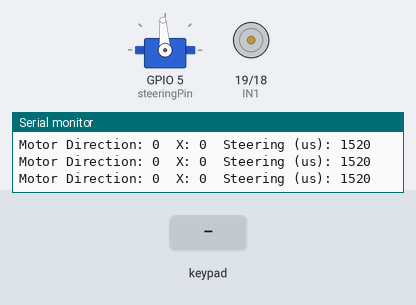
Simulated run of this program. Board: ESP32. Parts: servo, motor-driver pin pairs drawn as motors (green arrow = first pin HIGH = forward, orange = second pin HIGH = backward, longer = more drive), the last lines printed to the serial monitor. Inputs (shaded band) come from the test bench.

Above: at 1.2 s.
1.3 s: key 'L' pressed
At 1.75 s:
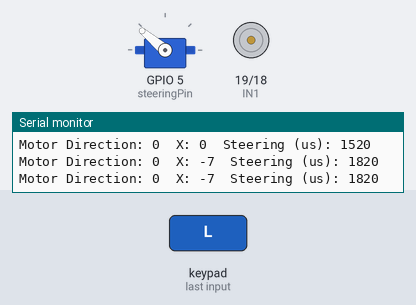
3.4 s: key 'R' pressed
5.6 s: key 'X' pressed
At 5.8 s:
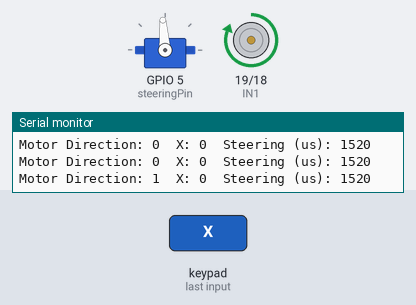
7.5 s: key 'S' pressed
At 7.7 s:
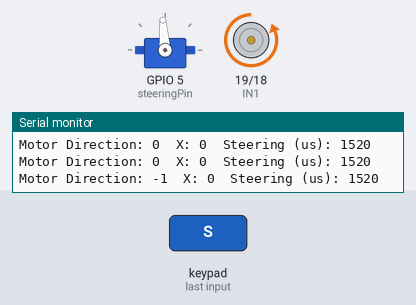
Timing chart, 0 to 10.4 s (numbered marks = the images above; inputs shaded):
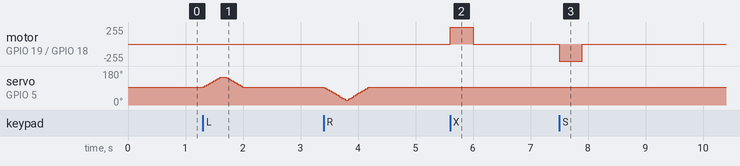

The program:

main.cpp
```cpp
#include <Arduino.h>        // Incluye las funciones básicas de Arduino
#include <DabbleESP32.h>
#include <ESP32Servo.h>

// Definición de pines
#define steeringPin 5     // Pin del servomotor
#define IN1 19               // Pin IN1 del motor
#define IN2 18              // Pin IN2 del motor

// El servo se controla directamente en microsegundos (más preciso que grados).
// Servo S0017M: centro = 1520 us.
constexpr int STEERING_CENTER_US = 1520;
constexpr int STEERING_TRIM_US = 0;         // Ajuste fino del centro (+/- unos pocos us)
// Recorrido máximo desde el centro, por lado (máx. 480 por los límites de abajo).
// Si un lado fuerza, bájalo; si le falta giro, súbelo.
constexpr int STEERING_LEFT_DELTA_US = 300;
constexpr int STEERING_RIGHT_DELTA_US = 440;
constexpr int SERVO_MIN_US = 1000;
constexpr int SERVO_MAX_US = 2000;
constexpr bool STEERING_INVERT = true;    // true si el giro sale al revés

constexpr int JOYSTICK_MIN = -7;
constexpr int JOYSTICK_MAX = 7;
constexpr int JOYSTICK_DEADZONE = 1;
constexpr uint32_t SERVO_STEP_INTERVAL_MS = 15;
constexpr int SERVO_STEP_US = 15;

int steeringCurrent = STEERING_CENTER_US + STEERING_TRIM_US;
int steeringTarget = STEERING_CENTER_US + STEERING_TRIM_US;
uint32_t lastServoStepMs = 0;

// Objeto para el servomotor
Servo steeringServo;

// Convierte el eje X del joystick (negativo = izquierda) en microsegundos.
int steeringFromJoystick(int x) {
  const int center = STEERING_CENTER_US + STEERING_TRIM_US;
  const int magnitude = min(abs(x), JOYSTICK_MAX);
  const bool isLeft = x < 0;
  const int delta = isLeft ? STEERING_LEFT_DELTA_US : STEERING_RIGHT_DELTA_US;
  const int offset = magnitude * delta / JOYSTICK_MAX;
  // Con STEERING_INVERT, la izquierda corresponde a más microsegundos.
  const int leftSign = STEERING_INVERT ? 1 : -1;
  const int sign = isLeft ? leftSign : -leftSign;
  return constrain(center + sign * offset, SERVO_MIN_US, SERVO_MAX_US);
}

void updateSteeringSmooth() {
  uint32_t now = millis();
  if (now - lastServoStepMs < SERVO_STEP_INTERVAL_MS) {
    return;
  }

  lastServoStepMs = now;

  if (steeringCurrent < steeringTarget) {
    steeringCurrent = min(steeringCurrent + SERVO_STEP_US, steeringTarget);
  } else if (steeringCurrent > steeringTarget) {
    steeringCurrent = max(steeringCurrent - SERVO_STEP_US, steeringTarget);
  }

  steeringServo.writeMicroseconds(steeringCurrent);
}

// Configuración inicial
void setUpPinModes() {
  // Reservar temporizadores PWM para el servo y fijar 50 Hz
  ESP32PWM::allocateTimer(0);
  ESP32PWM::allocateTimer(1);
  steeringServo.setPeriodHertz(50);
  steeringServo.attach(steeringPin, SERVO_MIN_US, SERVO_MAX_US);

  // Configurar los pines del motor como salidas
  pinMode(IN1, OUTPUT);
  pinMode(IN2, OUTPUT);
  digitalWrite(IN1, LOW);
  digitalWrite(IN2, LOW);

  // Dirección recta al encender
  steeringCurrent = STEERING_CENTER_US + STEERING_TRIM_US;
  steeringTarget = steeringCurrent;
  steeringServo.writeMicroseconds(steeringCurrent);
}

// Función para controlar el motor
void rotateMotor(int direction) {
  if (direction > 0) {
    digitalWrite(IN1, HIGH);
    digitalWrite(IN2, LOW); // Avanzar
  } else if (direction < 0) {
    digitalWrite(IN1, LOW);
    digitalWrite(IN2, HIGH); // Retroceder
  } else {
    digitalWrite(IN1, LOW);
    digitalWrite(IN2, LOW); // Detener
  }
}

// Configuración del sistema
void setup() {
  // Inicializar el puerto serial para depuración
  Serial.begin(115200);
  Serial.println("Iniciando sistema...");

  // Configurar los pines y el hardware
  setUpPinModes();

  // Iniciar la comunicación Bluetooth con el nombre "MyBluetoothCar"
  Dabble.begin("MyBluetoothCar");

  Serial.println("Sistema listo. Conecte con la aplicación Dabble.");
}

// Bucle principal
void loop() {
  // Procesar las entradas del gamepad
  Dabble.processInput();

  int motorDirection = 0;
  const int center = STEERING_CENTER_US + STEERING_TRIM_US;
  int steering = center;

  // Control de movimiento mediante botones
  if (GamePad.isCrossPressed()) {
    motorDirection = 1; // Avanzar
  } else if (GamePad.isSquarePressed()) {
    motorDirection = -1; // Retroceder
  }

  // Control de dirección mediante el eje X del joystick
  int xAxisValue = static_cast<int>(GamePad.getXaxisData());
  if (xAxisValue >= -JOYSTICK_DEADZONE && xAxisValue <= JOYSTICK_DEADZONE) {
    steering = center;  // Joystick suelto: vuelve al centro
  } else {
    steering = steeringFromJoystick(xAxisValue);
  }

  // Actualizar el motor y el servomotor
  rotateMotor(motorDirection);
  steeringTarget = steering;
  updateSteeringSmooth();

  // Depuración: Imprimir datos en el monitor serial
  static uint32_t lastDebugMs = 0;
  if (millis() - lastDebugMs >= 200) {
    lastDebugMs = millis();
    Serial.print("Motor Direction: ");
    Serial.print(motorDirection);
    Serial.print("\tX: ");
    Serial.print(xAxisValue);
    Serial.print("\tSteering (us): ");
    Serial.println(steering);
  }
}
```

Measured:
- after the input at 1.3 s, servo on GPIO 5 (steeringPin): rises from 94° to 148° in 0.30 s, then falls to 94° in 0.39 s
- after the input at 5.6 s, motor on GPIO 19 (IN1) / GPIO 18 (IN2): stopped → forward 255/255 at once, → stopped 0.40 s later
- after the input at 7.5 s, motor on GPIO 19 (IN1) / GPIO 18 (IN2): stopped → backward 255/255 at once, → stopped 0.40 s later
